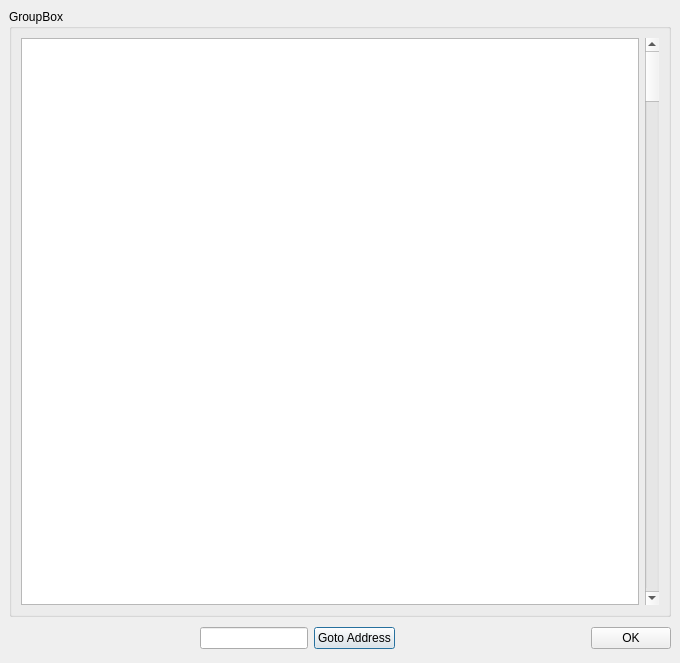
<ui version="4.0" >
 <author></author>
 <comment></comment>
 <exportmacro></exportmacro>
 <class>dlgMemView</class>
 <widget class="QDialog" name="dlgMemView" >
  <property name="geometry" >
   <rect>
    <x>0</x>
    <y>0</y>
    <width>680</width>
    <height>663</height>
   </rect>
  </property>
  <property name="windowTitle" >
   <string>Memory Viewer</string>
  </property>
  <layout class="QHBoxLayout" >
   <property name="margin" >
    <number>9</number>
   </property>
   <property name="spacing" >
    <number>6</number>
   </property>
   <item>
    <layout class="QVBoxLayout" >
     <property name="margin" >
      <number>0</number>
     </property>
     <property name="spacing" >
      <number>6</number>
     </property>
     <item>
      <layout class="QHBoxLayout" >
       <property name="margin" >
        <number>0</number>
       </property>
       <property name="spacing" >
        <number>6</number>
       </property>
       <item>
        <widget class="QGroupBox" name="groupBox" >
         <property name="title" >
          <string>GroupBox</string>
         </property>
         <layout class="QHBoxLayout" >
          <property name="margin" >
           <number>9</number>
          </property>
          <property name="spacing" >
           <number>6</number>
          </property>
          <item>
           <widget class="QTextBrowser" name="txtBox" >
            <property name="font" >
             <font>
              <family>Courier New</family>
              <pointsize>10</pointsize>
              <weight>50</weight>
              <italic>false</italic>
              <bold>false</bold>
              <underline>false</underline>
              <strikeout>false</strikeout>
             </font>
            </property>
           </widget>
          </item>
          <item>
           <widget class="QScrollBar" name="verticalScrollBar" >
            <property name="orientation" >
             <enum>Qt::Vertical</enum>
            </property>
           </widget>
          </item>
         </layout>
        </widget>
       </item>
      </layout>
     </item>
     <item>
      <layout class="QHBoxLayout" >
       <property name="margin" >
        <number>0</number>
       </property>
       <property name="spacing" >
        <number>6</number>
       </property>
       <item>
        <spacer>
         <property name="orientation" >
          <enum>Qt::Horizontal</enum>
         </property>
         <property name="sizeHint" >
          <size>
           <width>40</width>
           <height>20</height>
          </size>
         </property>
        </spacer>
       </item>
       <item>
        <widget class="QLineEdit" name="txtAddress" >
         <property name="sizePolicy" >
          <sizepolicy>
           <hsizetype>0</hsizetype>
           <vsizetype>0</vsizetype>
           <horstretch>0</horstretch>
           <verstretch>0</verstretch>
          </sizepolicy>
         </property>
        </widget>
       </item>
       <item>
        <widget class="QPushButton" name="btnGoto" >
         <property name="text" >
          <string>Goto Address</string>
         </property>
         <property name="default" >
          <bool>true</bool>
         </property>
        </widget>
       </item>
       <item>
        <spacer>
         <property name="orientation" >
          <enum>Qt::Horizontal</enum>
         </property>
         <property name="sizeHint" >
          <size>
           <width>131</width>
           <height>31</height>
          </size>
         </property>
        </spacer>
       </item>
       <item>
        <widget class="QPushButton" name="okButton" >
         <property name="text" >
          <string>OK</string>
         </property>
        </widget>
       </item>
      </layout>
     </item>
    </layout>
   </item>
  </layout>
 </widget>
 <pixmapfunction></pixmapfunction>
 <resources/>
 <connections>
  <connection>
   <sender>okButton</sender>
   <signal>clicked()</signal>
   <receiver>dlgMemView</receiver>
   <slot>accept()</slot>
   <hints>
    <hint type="sourcelabel" >
     <x>278</x>
     <y>253</y>
    </hint>
    <hint type="destinationlabel" >
     <x>96</x>
     <y>254</y>
    </hint>
   </hints>
  </connection>
 </connections>
</ui>
